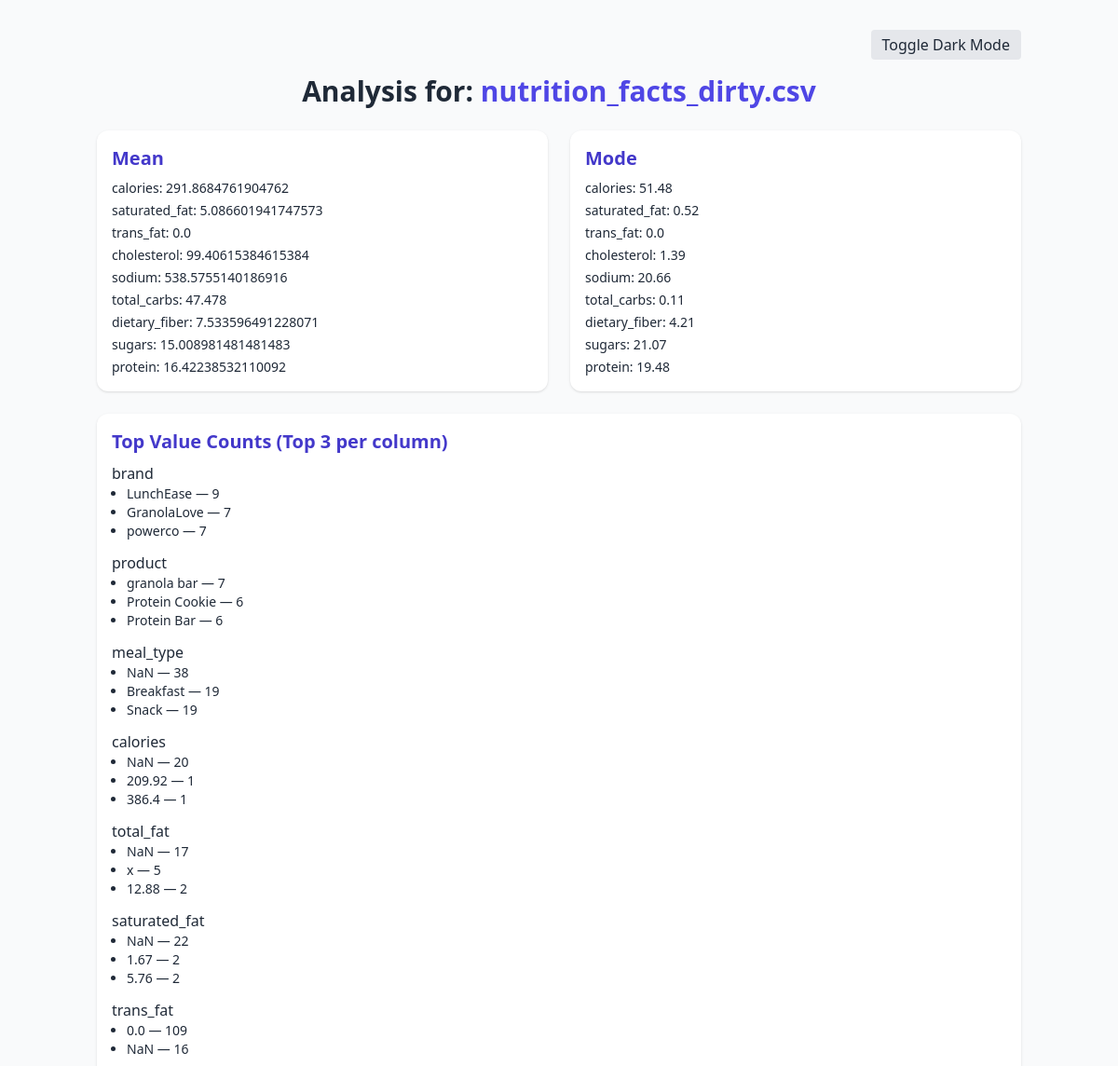
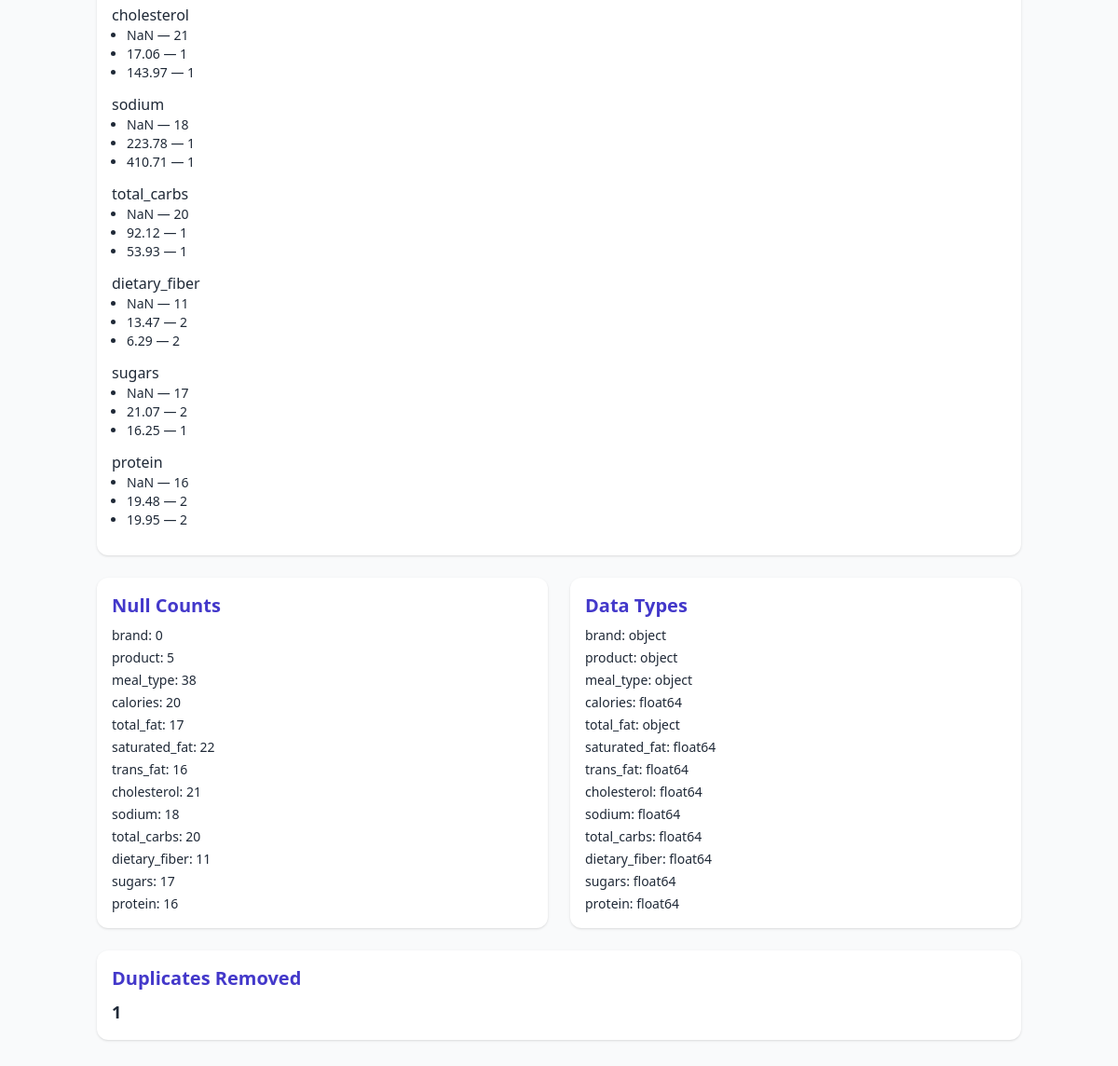
/results/3/, run on the app's committed database (2 pictures, top to bottom).
### analyzer/models.py (models this page shows, shortened)
class UploadSession(models.Model):
    uploaded_at = models.DateTimeField(auto_now_add=True)
    file = models.FileField(upload_to='uploads/')
    original_filename = models.CharField(max_length=255)

class AnalysisResult(models.Model):
    session = models.OneToOneField(UploadSession, on_delete=models.CASCADE)
    mean = models.JSONField()
    mode = models.JSONField()
    value_counts = models.JSONField()
    null_counts = models.JSONField()
    dtypes = models.JSONField()
    duplicates_removed = models.IntegerField()

### analyzer/views.py (the view)
# urls.py: path('results/<int:session_id>/', result_view, name='results'),
def result_view(request, session_id):
    session = get_object_or_404(UploadSession, id=session_id)
    result = get_object_or_404(AnalysisResult, session=session)
    return render(request, 'analyzer/result.html', {
        'session': session,
        'result': result
    })

### analyzer/templates/analyzer/result.html (shortened to what this page needs)
{% load static %}
<!DOCTYPE html>
<html lang="en" class="transition duration-300" id="htmlRoot">
<head>
    <script src="https://cdn.tailwindcss.com"></script>
    <link href="{% static 'css/output.css' %}" rel="stylesheet">
</head>
<body class="bg-gray-50 text-gray-800 font-sans">
  <div class="max-w-5xl mx-auto px-4 py-8">
    <div class="flex justify-end mb-4">
        <button
          onclick="document.getElementById('htmlRoot').classList.toggle('dark')"
          class="px-3 py-1 rounded bg-gray-200 dark:bg-gray-700 dark:text-white hover:bg-indigo-200 dark:hover:bg-indigo-600 transition"
        >
          Toggle Dark Mode
        </button>
    </div>
    <h1 class="text-3xl font-bold mb-6 text-center">Analysis for: <span class="text-indigo-600">{{ session.original_filename }}</span></h1>
    <div class="grid md:grid-cols-2 gap-6">
      <div class="bg-white p-4 rounded-xl shadow">
        <h2 class="text-xl font-semibold mb-2 text-indigo-700">Mean</h2>
        <ul class="text-sm space-y-1">
          {% for key, value in result.mean.items %}
            <li><span class="font-medium">{{ key }}:</span> {{ value }}</li>
          {% empty %}
            <li>No numeric data available.</li>
          {% endfor %}
        </ul>
      </div>
      <div class="bg-white p-4 rounded-xl shadow">
        <h2 class="text-xl font-semibold mb-2 text-indigo-700">Mode</h2>
        <ul class="text-sm space-y-1">
          {% for key, value in result.mode.items %}
            <li><span class="font-medium">{{ key }}:</span> {{ value }}</li>
          {% empty %}
            <li>No mode available.</li>
          {% endfor %}
        </ul>
      </div>
      <div class="bg-white p-4 rounded-xl shadow md:col-span-2">
        <h2 class="text-xl font-semibold mb-2 text-indigo-700">Top Value Counts (Top 3 per column)</h2>
        {% for col, values in result.value_counts.items %}
          <div class="mb-3">
            <h3 class="font-medium">{{ col }}</h3>
            <ul class="text-sm ml-4 list-disc">
              {% for k, v in values.items %}
                <li>{{ k }} — {{ v }}</li>
              {% endfor %}
            </ul>
          </div>
        {% endfor %}
      </div>
      <div class="bg-white p-4 rounded-xl shadow">
        <h2 class="text-xl font-semibold mb-2 text-indigo-700">Null Counts</h2>
        <ul class="text-sm space-y-1">
          {% for key, value in result.null_counts.items %}
            <li><span class="font-medium">{{ key }}:</span> {{ value }}</li>
          {% endfor %}
        </ul>
      </div>
      <div class="bg-white p-4 rounded-xl shadow">
        <h2 class="text-xl font-semibold mb-2 text-indigo-700">Data Types</h2>
        <ul class="text-sm space-y-1">
          {% for key, value in result.dtypes.items %}
            <li><span class="font-medium">{{ key }}:</span> {{ value }}</li>
          {% endfor %}
        </ul>
      </div>
      <div class="bg-white p-4 rounded-xl shadow md:col-span-2">
        <h2 class="text-xl font-semibold text-indigo-700">Duplicates Removed</h2>
        <p class="text-lg font-bold mt-2">{{ result.duplicates_removed }}</p>
      </div>
    </div>
  </div>
</body>
</html>

### data on the page
UploadSession: original_filename "nutrition_facts_dirty.csv"
AnalysisResult: duplicates_removed "1"

### other printed values
{{ key }} "calories" "saturated_fat" "trans_fat" "cholesterol" "sodium" "total_carbs" "dietary_fiber" "sugars" "protein"
{{ value }} "291.8684761904762" "5.086601941747573" "0.0" "99.40615384615384" "538.5755140186916" "47.478" "7.533596491228071" "15.008981481481483" "16.42238532110092"
{{ value }} "51.48" "0.52" "0.0" "1.39" "20.66" "0.11" "4.21" "21.07" "19.48"
{{ col }} "brand" "product" "meal_type" "calories" "total_fat" "saturated_fat" "trans_fat" "cholesterol" "sodium" "total_carbs" "dietary_fiber" "sugars" "protein"
{{ k }} "LunchEase" "GranolaLove" "powerco" "granola bar" "Protein Cookie" "Protein Bar" "NaN" "Breakfast" "Snack" "NaN" "209.92" "386.4" "NaN" "x" "12.88" "NaN" "1.67" "5.76" "0.0" "NaN" "NaN" "17.06" "143.97" "NaN" "223.78" "410.71" "NaN" "92.12" "53.93" "NaN" "13.47" "6.29" "NaN" "21.07" "16.25" "NaN" "19.48" "19.95"
{{ v }} "9" "7" "7" "7" "6" "6" "38" "19" "19" "20" "1" "1" "17" "5" "2" "22" "2" "2" "109" "16" "21" "1" "1" "18" "1" "1" "20" "1" "1" "11" "2" "2" "17" "2" "1" "16" "2" "2"
{{ key }} "brand" "product" "meal_type" "calories" "total_fat" "saturated_fat" "trans_fat" "cholesterol" "sodium" "total_carbs" "dietary_fiber" "sugars" "protein"
{{ value }} "0" "5" "38" "20" "17" "22" "16" "21" "18" "20" "11" "17" "16"
{{ value }} "object" "object" "object" "float64" "object" "float64" "float64" "float64" "float64" "float64" "float64" "float64" "float64"
